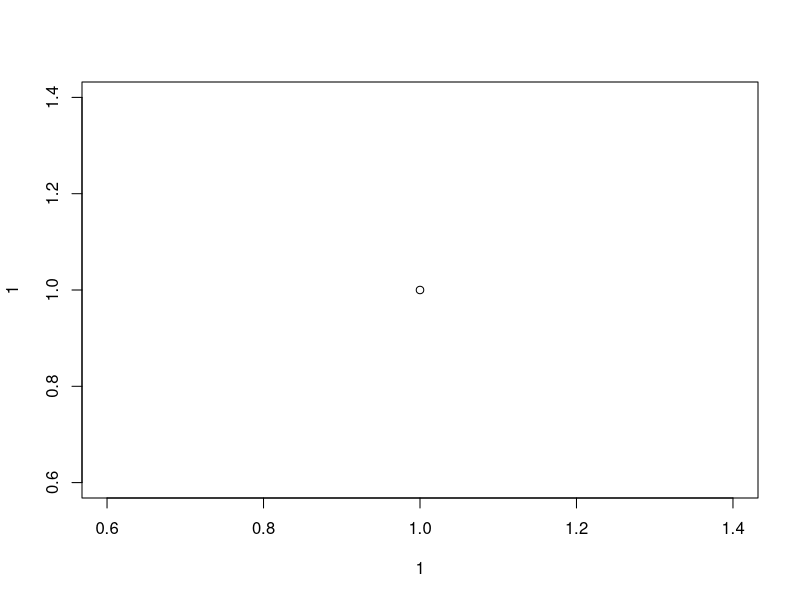
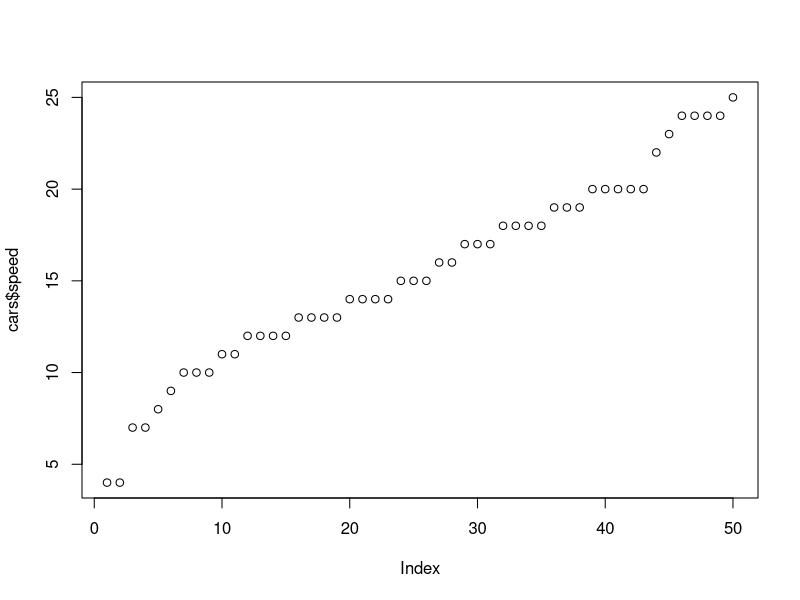
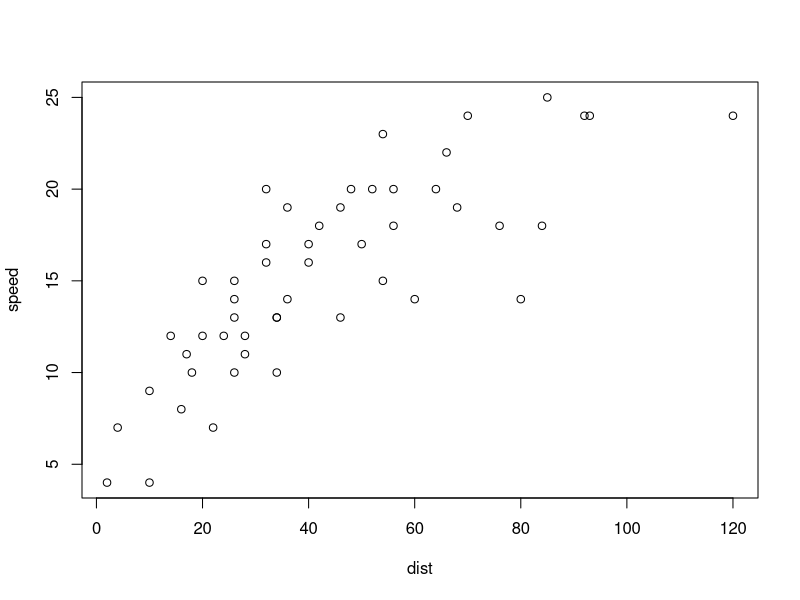
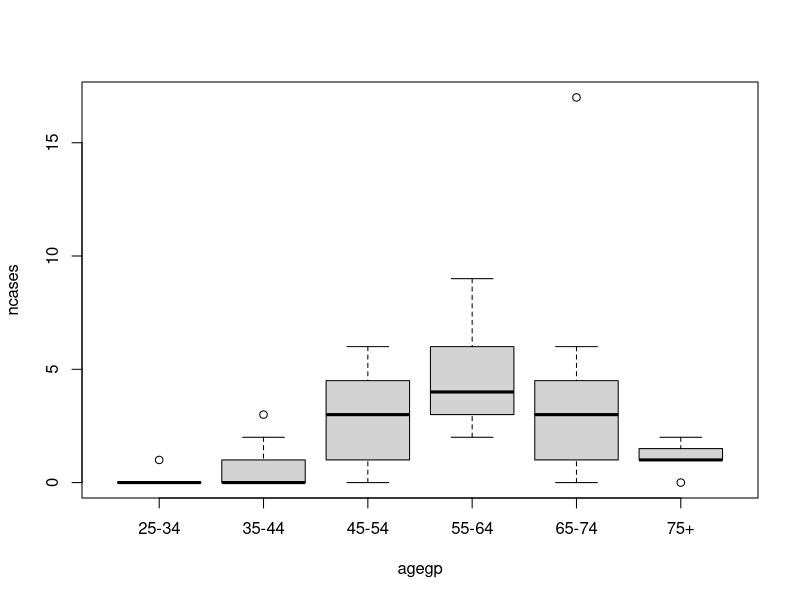
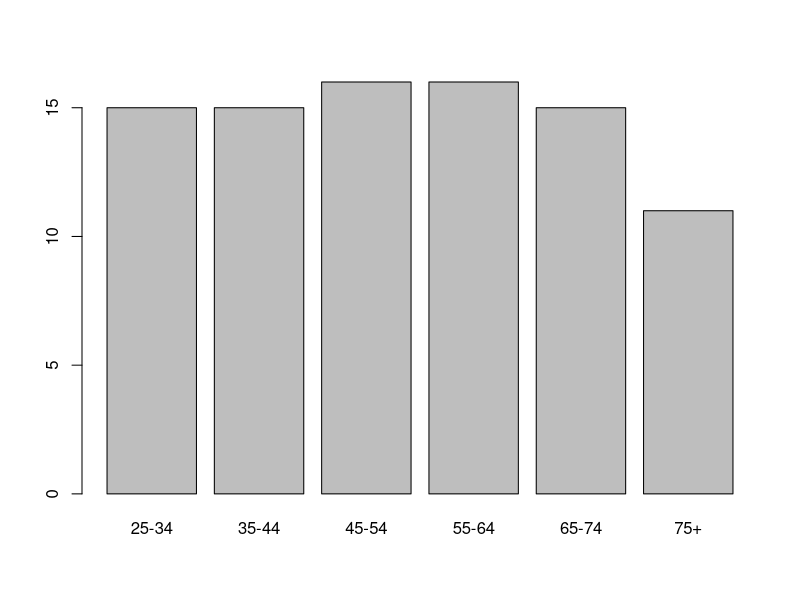
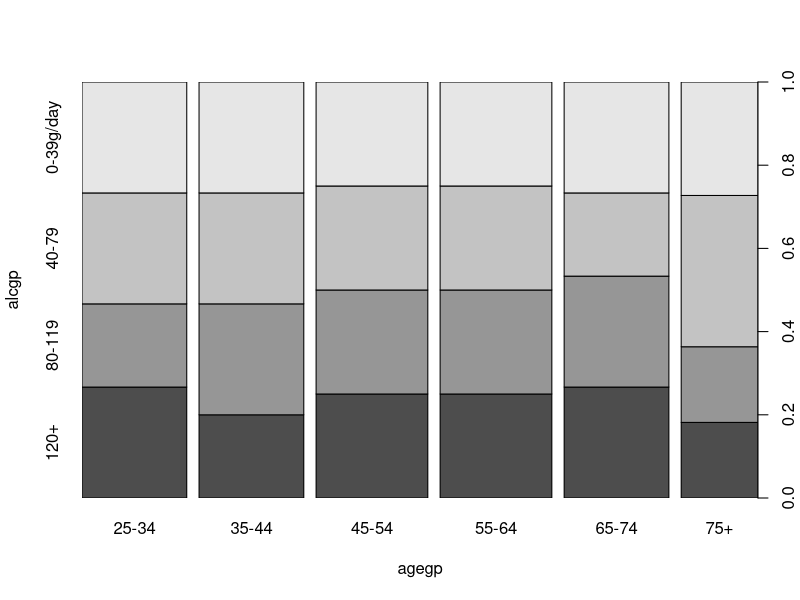
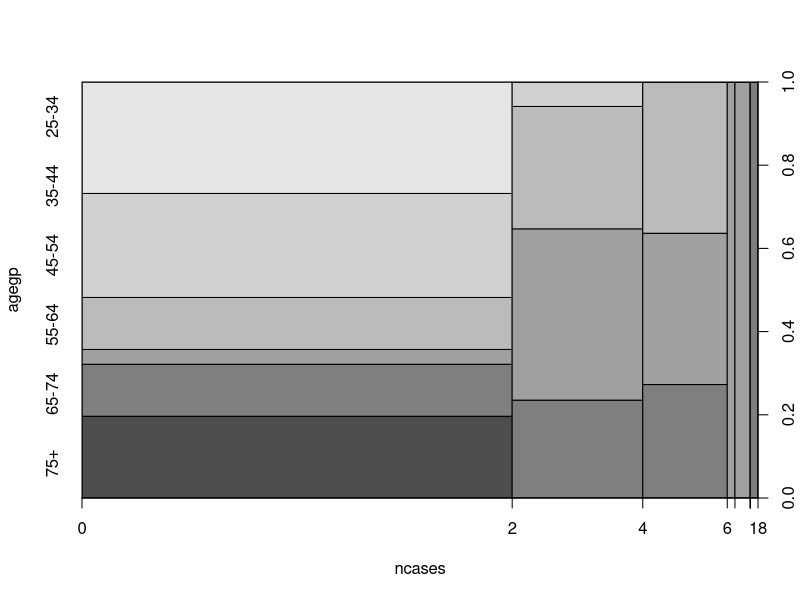
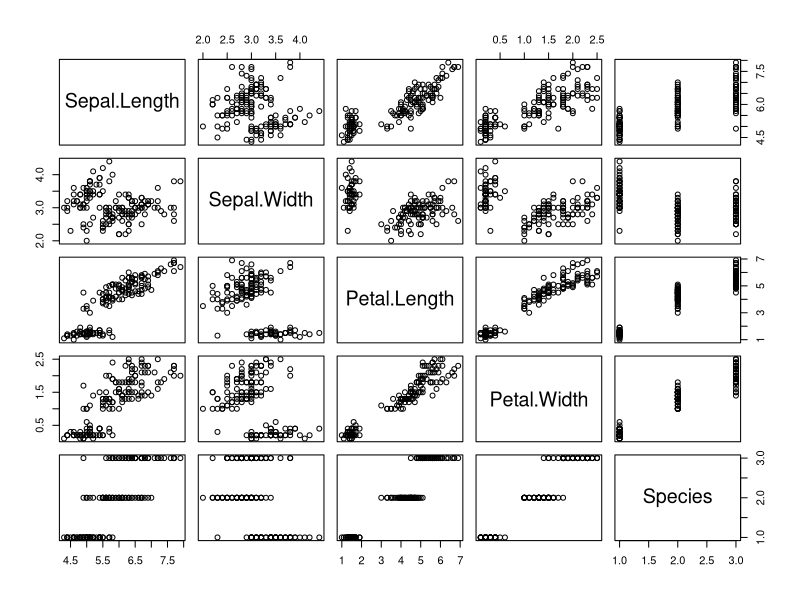

These charts were generated, in order, by the following R code:
## ---- chunk 1
#| echo: true
#| out.width: 85%
plot(x = 1, y = 1)
## ---- chunk 2
#| echo: true
#| out.width: 100%
plot(cars$speed)
## ---- chunk 3
#| echo: true
#| out.width: 100%
plot(speed ~ dist, data = cars)
## ---- chunk 4
#| echo: true
#| out.width: 100%
plot(ncases ~ agegp, data = esoph)
## ---- chunk 5
#| echo: true
#| out.width: 100%
plot(esoph$agegp)

## ---- chunk 6
#| echo: true
#| out.width: 100%

plot(alcgp ~ agegp, data = esoph)
## ---- chunk 7
#| echo: true
#| out.width: 100%
plot(agegp ~ ncases, data = esoph)
## ---- chunk 8
#| echo: true
#| out.width: 100%
plot(iris)
## ---- chunk 9
#| echo: true
#| out.width: 100%
hist(cars$speed)
## ---- chunk 10
#| echo: true
#| out.width: 100%
stripchart(cars$speed, method = "stack")
## ---- chunk 11
#| echo: true
#| out.width: 100%
spineplot(agegp ~ ncases, data = esoph)
## ---- chunk 12
#| echo: true
#| out.width: 100%
boxplot(cars$speed)
## ---- chunk 13
#| echo: true
#| out.width: 100%
dotchart(cars$speed)

## ---- chunk 14
#| echo: true
#| out.width: 100%
# Create data for the graph.
tab <- data.frame(
          name = c("A", "B", "C"),
          value = c(19,53, 88)
         )

# Plot the chart.
pie(tab$value, tab$name)
## ---- chunk 15
#| echo: true
#| out.width: 100%
barplot(table(esoph$agegp))
## ---- chunk 16
#| echo: true
#| out.width: 100%
curve(expr = x^3)
## ---- chunk 17
#| echo: true
#| out.width: 100%
pairs(iris)
## ---- chunk 18
x <- seq(-pi, pi, 0.1)
y <- sin(x)
## ---- chunk 19
#| echo: true
#| out.width: 100%

plot(y ~ x, 
  type = "o", # type de tracé: points ("p"), lignes ("l"), les deux ("b" ou "o"), ...
  col = "red", # couleur, tapez `colours()` pour la liste complète
  pch = 20, # type de symboles, un chiffre entre 0 et 25, tapez `?points`
  cex = 1.1, # taille des symboles
  lty = 1, # type de lignes, un chiffre entre 1 et 6
  lwd = 1.4, # taille de lignes
  xlim = c(-2.5, 2.5), # limites de l'axe des x
  ylim = c(-1.5, 1.5), # limites de l'axe des y)
  xlab = "La variable x", # titre pour l'axe des x
  ylab = "Le sinus  de x", # titre pour l'axe des y
  main = "La fonction sinus entre -pi et pi" # titre général pour le graphique
) 
## ---- chunk 20
#| code-fold: TRUE
#| echo: true
#| out.width: 100%

plot(y ~ x, 
  type = "o", # type de tracé: points ("p"), lignes ("l"), les deux ("b" ou "o"), ...
  col = "red", # couleur, tapez `colours()` pour la liste complète
  pch = 20, # type de symboles, un chiffre entre 0 et 25, tapez `?points`
  cex = 1.1, # taille des symboles
  lty = 1, # type de lignes, un chiffre entre 1 et 6
  lwd = 1.4, # taille de lignes
  xlim = c(-2.5, 2.5), # limites de l'axe des x
  ylim = c(-1.5, 1.5), # limites de l'axe des y)
  xlab = "La variable x", # titre pour l'axe des x
  ylab = "Le sinus  de x") # titre pour l'axe des y) 

# Ajout d'un TITRE
title("Titre de mon graphique", 
      cex.main = 1.2,  
      font.main= 4, 
      col.main= "red4")

# Ajout d'une LEGENDE
legend(x = 0.9, # Emplacement de la légende (coin haut gauche)
       y = -1.1, # Emplacement de la légende (coin haut gauche)
       legend = "Fonction sinus entre -pi et pi", 
       bg = "lightgoldenrod",
       col = "red",
       pch = 20,
       cex = 0.7, # Taille de lé lagende
       lty = 1, 
       lwd = 1.4)

# Ajout d'une LIGNE (horizontale)
abline(h = 0, # Coupe l'axe des y à cette valeur 
       lty = 2, # Type de ligne
       lwd = 0.5, # épaisseur
       col = "grey50")

# Ajout d'un POINT
points(x = -0, 
       y = 0, 
       col = "red4", 
       pch = 20,# Type de symbol
       cex = 4)

# Ajout de TEXTE
text("x = 0 = y", # Texte à afficher
     x = 0.4, # Emplacement du texte (centre)
     y = -0.16, # Emplacement du texte (centre)  
     col = "red4")     

# Ajout de TEXTE dans la marge
mtext(text = "Source : données complétement fictives", # Texte à afficher
     side = 4, # Emplacement (1 = bottom, 2 = left, 3 = top...)
     cex = 0.9, # Taille de la police
     col = "grey")  

 
## ---- chunk 21
#| code-fold: TRUE
#| echo: true
#| out.width: 100%

par(bg = "royalblue1", # Couleur de fond
    col= "white",      # couleur du graphique
    mfrow = c(2,2),    # Fenêtre découper en deux lignes / deux colonnes (4 graphiques)
    mar = c(5,5,5,5))  # Gestion des marges pour chaque graphique (B,L,T,R)

plot(x = log(1:10), y = 10:1, main = "plot 1")
plot(x = exp(1:10), y = log(1:10), main = "plot 2")
plot(x = sin(1:10), y = 1:10, main = "plot 3")
plot(x = 1:10, y = exp(1:10), main = "plot 4")

## ---- chunk 22
#| code-fold: TRUE
#| echo: true
#| out.width: 100%
matrix(c(4, 3, 3, 1, 2, 2, 1, 2, 2), 3, 3)
## ---- chunk 23
#| code-fold: TRUE
#| echo: true
#| out.width: 100%

# Découpage de la fenêtre graphique
layout(mat = matrix(c(4, 3, 3, 1, 2, 2, 1, 2, 2), 3, 3))

hist(co2, main = "co2")
plot(co2)
boxplot(co2, axes = FALSE)
qqnorm(co2, main = "")

## ---- chunk 24
library(lattice)
attach(mtcars)

# create factors with value labels
gear.f<-factor(gear,levels=c(3,4,5),
  labels=c("3gears","4gears","5gears"))
cyl.f <-factor(cyl,levels=c(4,6,8),
  labels=c("4cyl","6cyl","8cyl"))

# kernel density plots by factor level (alternate layout)
densityplot(~mpg|cyl.f,
   main="Density Plot by Numer of Cylinders",
   xlab="Miles per Gallon",
   layout=c(1,3))


# boxplots for each combination of two factors
bwplot(cyl.f~mpg|gear.f, 
       ylab="Cylinders", xlab="Miles per Gallon",
       main="Mileage by Cylinders and Gears",
       layout=c(1,3))

# 3d scatterplot by factor level
cloud(mpg~wt*qsec|cyl.f,
   main="3D Scatterplot by Cylinders")
## ---- chunk 25
# scatterplots for each combination of two factors
xyplot(mpg~wt|cyl.f*gear.f,
   main="Scatterplots by Cylinders and Gears",
   ylab="Miles per Gallon", xlab="Car Weight")
